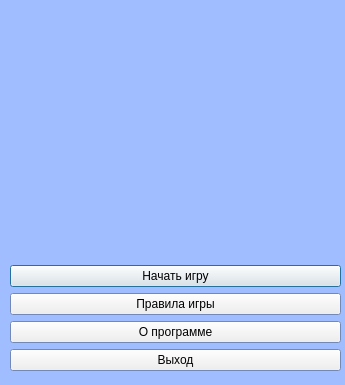
<?xml version="1.0" encoding="UTF-8"?>
<ui version="4.0">
 <class>FirstWindow</class>
 <widget class="QDialog" name="FirstWindow">
  <property name="geometry">
   <rect>
    <x>0</x>
    <y>0</y>
    <width>345</width>
    <height>385</height>
   </rect>
  </property>
  <property name="palette">
   <palette>
    <active>
     <colorrole role="Base">
      <brush brushstyle="SolidPattern">
       <color alpha="255">
        <red>255</red>
        <green>255</green>
        <blue>255</blue>
       </color>
      </brush>
     </colorrole>
     <colorrole role="Window">
      <brush brushstyle="SolidPattern">
       <color alpha="255">
        <red>160</red>
        <green>190</green>
        <blue>255</blue>
       </color>
      </brush>
     </colorrole>
    </active>
    <inactive>
     <colorrole role="Base">
      <brush brushstyle="SolidPattern">
       <color alpha="255">
        <red>255</red>
        <green>255</green>
        <blue>255</blue>
       </color>
      </brush>
     </colorrole>
     <colorrole role="Window">
      <brush brushstyle="SolidPattern">
       <color alpha="255">
        <red>160</red>
        <green>190</green>
        <blue>255</blue>
       </color>
      </brush>
     </colorrole>
    </inactive>
    <disabled>
     <colorrole role="Base">
      <brush brushstyle="SolidPattern">
       <color alpha="255">
        <red>160</red>
        <green>190</green>
        <blue>255</blue>
       </color>
      </brush>
     </colorrole>
     <colorrole role="Window">
      <brush brushstyle="SolidPattern">
       <color alpha="255">
        <red>160</red>
        <green>190</green>
        <blue>255</blue>
       </color>
      </brush>
     </colorrole>
    </disabled>
   </palette>
  </property>
  <property name="mouseTracking">
   <bool>false</bool>
  </property>
  <property name="windowTitle">
   <string>Cookies</string>
  </property>
  <property name="windowIcon">
   <iconset resource="../../images/resource.qrc">
    <normaloff>:/img/cookie1.png</normaloff>:/img/cookie1.png</iconset>
  </property>
  <widget class="QWidget" name="layoutWidget">
   <property name="geometry">
    <rect>
     <x>10</x>
     <y>10</y>
     <width>331</width>
     <height>361</height>
    </rect>
   </property>
   <layout class="QVBoxLayout" name="verticalLayout_3">
    <item>
     <layout class="QVBoxLayout" name="verticalLayout">
      <item>
       <widget class="QLabel" name="write1">
        <property name="text">
         <string/>
        </property>
        <property name="pixmap">
         <pixmap resource="../../images/resource.qrc">:/img/write.png</pixmap>
        </property>
       </widget>
      </item>
      <item>
       <layout class="QHBoxLayout" name="horizontalLayout">
        <item>
         <spacer name="horizontalSpacer">
          <property name="orientation">
           <enum>Qt::Horizontal</enum>
          </property>
          <property name="sizeHint" stdset="0">
           <size>
            <width>40</width>
            <height>20</height>
           </size>
          </property>
         </spacer>
        </item>
        <item>
         <widget class="QLabel" name="write2">
          <property name="text">
           <string/>
          </property>
          <property name="pixmap">
           <pixmap resource="../../images/resource.qrc">:/img/write1.png</pixmap>
          </property>
         </widget>
        </item>
        <item>
         <spacer name="horizontalSpacer_2">
          <property name="orientation">
           <enum>Qt::Horizontal</enum>
          </property>
          <property name="sizeHint" stdset="0">
           <size>
            <width>40</width>
            <height>20</height>
           </size>
          </property>
         </spacer>
        </item>
       </layout>
      </item>
     </layout>
    </item>
    <item>
     <spacer name="verticalSpacer">
      <property name="orientation">
       <enum>Qt::Vertical</enum>
      </property>
      <property name="sizeHint" stdset="0">
       <size>
        <width>17</width>
        <height>13</height>
       </size>
      </property>
     </spacer>
    </item>
    <item>
     <layout class="QHBoxLayout" name="horizontalLayout_2">
      <item>
       <spacer name="horizontalSpacer_3">
        <property name="orientation">
         <enum>Qt::Horizontal</enum>
        </property>
        <property name="sizeHint" stdset="0">
         <size>
          <width>40</width>
          <height>20</height>
         </size>
        </property>
       </spacer>
      </item>
      <item>
       <widget class="QLabel" name="pic">
        <property name="text">
         <string/>
        </property>
        <property name="pixmap">
         <pixmap resource="../../images/resource.qrc">:/img/cookie1.png</pixmap>
        </property>
       </widget>
      </item>
      <item>
       <spacer name="horizontalSpacer_4">
        <property name="orientation">
         <enum>Qt::Horizontal</enum>
        </property>
        <property name="sizeHint" stdset="0">
         <size>
          <width>40</width>
          <height>20</height>
         </size>
        </property>
       </spacer>
      </item>
     </layout>
    </item>
    <item>
     <spacer name="verticalSpacer_2">
      <property name="orientation">
       <enum>Qt::Vertical</enum>
      </property>
      <property name="sizeHint" stdset="0">
       <size>
        <width>20</width>
        <height>40</height>
       </size>
      </property>
     </spacer>
    </item>
    <item>
     <widget class="QSplitter" name="splitter">
      <property name="orientation">
       <enum>Qt::Vertical</enum>
      </property>
      <widget class="QWidget" name="layoutWidget">
       <layout class="QVBoxLayout" name="verticalLayout_2">
        <item>
         <widget class="QPushButton" name="startButton">
          <property name="text">
           <string>Начать игру</string>
          </property>
         </widget>
        </item>
        <item>
         <widget class="QPushButton" name="toolsButton">
          <property name="text">
           <string>Правила игры</string>
          </property>
         </widget>
        </item>
        <item>
         <widget class="QPushButton" name="aboutButton">
          <property name="text">
           <string>О программе</string>
          </property>
         </widget>
        </item>
        <item>
         <widget class="QPushButton" name="exitButton">
          <property name="text">
           <string>Выход</string>
          </property>
         </widget>
        </item>
       </layout>
      </widget>
     </widget>
    </item>
   </layout>
  </widget>
 </widget>
 <resources>
  <include location="../../images/resource.qrc"/>
  <include location="../../images/resource.qrc"/>
  <include location="../../images/resource.qrc"/>
 </resources>
 <connections/>
</ui>
